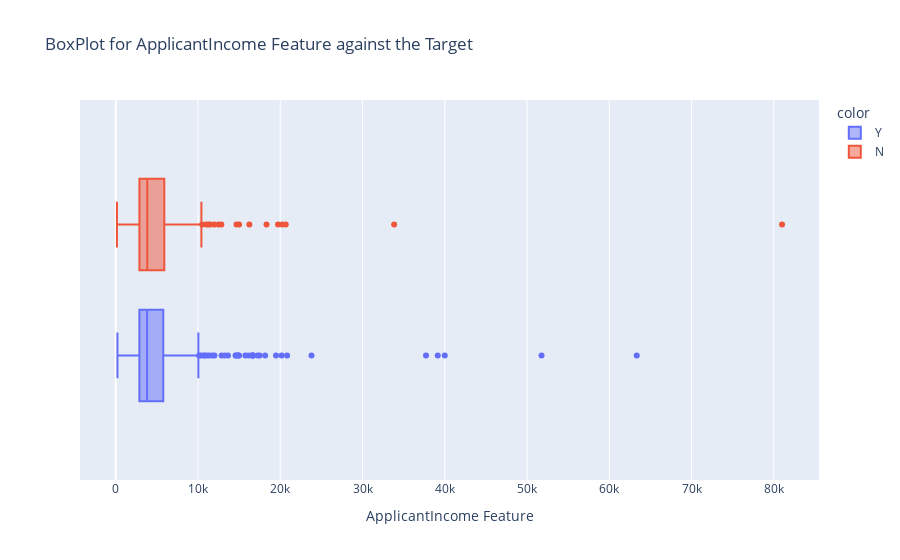
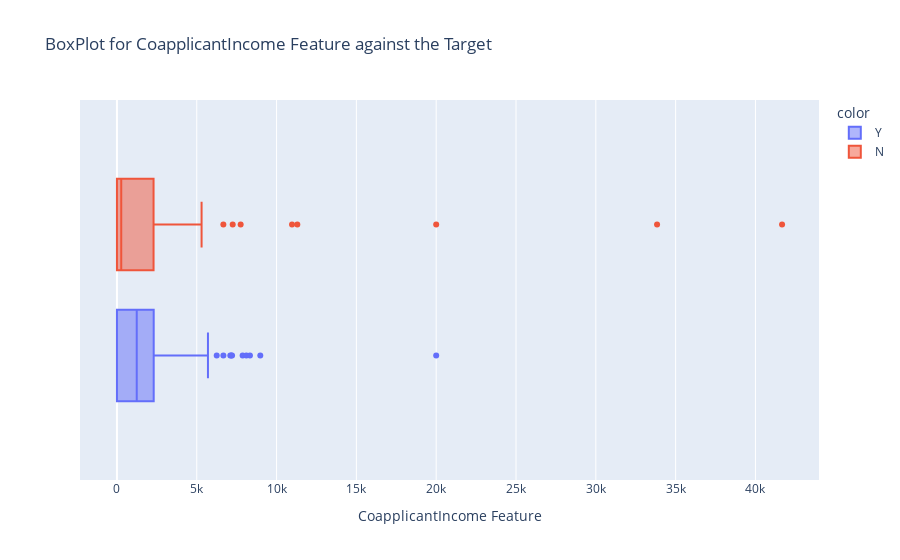
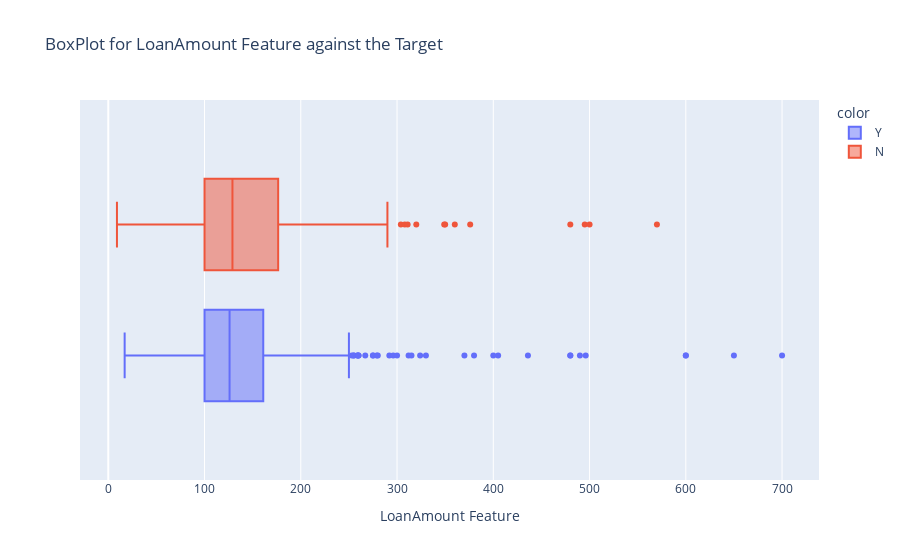
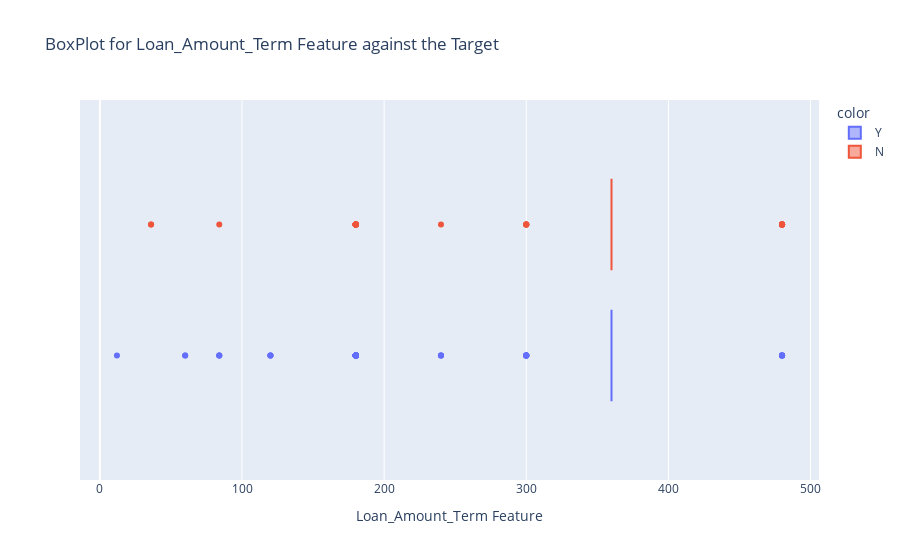

The cell these charts' notebook holds for them, in order:
### Code cell
# Select features to plot
plot_cols = ['ApplicantIncome', 'CoapplicantIncome', 'LoanAmount','Loan_Amount_Term']

# Plot numeric features against target
plt.Figure(figsize=(3,4))
for col in plot_cols:
    fig = px.box(data_frame=df[plot_cols], x=col, color=df['Loan_Status'], title=f'BoxPlot for {col} Feature against the Target')
    fig.update_layout(xaxis_title=f'{col} Feature')
    fig.show()

### Figure 1 — Plotly figure (JSON) as saved in the notebook; plotly's stock layout.template omitted (floating-point values rounded to 4 significant figures; data arrays with more than 128 entries replaced by an {"elided": "..."} marker saying what was removed)
{"data": [{"alignmentgroup": "True", "hovertemplate": "color=Y<br>ApplicantIncome=%{x}<extra></extra>", "legendgroup": "Y", "marker": {"color": "#636efa"}, "name": "Y", "notched": false, "offsetgroup": "Y", "orientation": "h", "showlegend": true, "type": "box", "x": {"elided": "422 int values"}, "x0": " ", "xaxis": "x", "y0": " ", "yaxis": "y"}, {"alignmentgroup": "True", "hovertemplate": "color=N<br>ApplicantIncome=%{x}<extra></extra>", "legendgroup": "N", "marker": {"color": "#EF553B"}, "name": "N", "notched": false, "offsetgroup": "N", "orientation": "h", "showlegend": true, "type": "box", "x": {"elided": "192 int values"}, "x0": " ", "xaxis": "x", "y0": " ", "yaxis": "y"}], "layout": {"boxmode": "group", "legend": {"title": {"text": "color"}, "tracegroupgap": 0}, "title": {"text": "BoxPlot for ApplicantIncome Feature against the Target"}, "xaxis": {"anchor": "y", "domain": [0, 1], "title": {"text": "ApplicantIncome Feature"}}, "yaxis": {"anchor": "x", "domain": [0, 1]}}}

### Figure 2 — Plotly figure (JSON) as saved in the notebook; plotly's stock layout.template omitted (floating-point values rounded to 4 significant figures; data arrays with more than 128 entries replaced by an {"elided": "..."} marker saying what was removed)
{"data": [{"alignmentgroup": "True", "hovertemplate": "color=Y<br>CoapplicantIncome=%{x}<extra></extra>", "legendgroup": "Y", "marker": {"color": "#636efa"}, "name": "Y", "notched": false, "offsetgroup": "Y", "orientation": "h", "showlegend": true, "type": "box", "x": {"elided": "422 float values"}, "x0": " ", "xaxis": "x", "y0": " ", "yaxis": "y"}, {"alignmentgroup": "True", "hovertemplate": "color=N<br>CoapplicantIncome=%{x}<extra></extra>", "legendgroup": "N", "marker": {"color": "#EF553B"}, "name": "N", "notched": false, "offsetgroup": "N", "orientation": "h", "showlegend": true, "type": "box", "x": {"elided": "192 int values"}, "x0": " ", "xaxis": "x", "y0": " ", "yaxis": "y"}], "layout": {"boxmode": "group", "legend": {"title": {"text": "color"}, "tracegroupgap": 0}, "title": {"text": "BoxPlot for CoapplicantIncome Feature against the Target"}, "xaxis": {"anchor": "y", "domain": [0, 1], "title": {"text": "CoapplicantIncome Feature"}}, "yaxis": {"anchor": "x", "domain": [0, 1]}}}

### Figure 3 — Plotly figure (JSON) as saved in the notebook; plotly's stock layout.template omitted (floating-point values rounded to 4 significant figures; data arrays with more than 128 entries replaced by an {"elided": "..."} marker saying what was removed)
{"data": [{"alignmentgroup": "True", "hovertemplate": "color=Y<br>LoanAmount=%{x}<extra></extra>", "legendgroup": "Y", "marker": {"color": "#636efa"}, "name": "Y", "notched": false, "offsetgroup": "Y", "orientation": "h", "showlegend": true, "type": "box", "x": {"elided": "422 int values"}, "x0": " ", "xaxis": "x", "y0": " ", "yaxis": "y"}, {"alignmentgroup": "True", "hovertemplate": "color=N<br>LoanAmount=%{x}<extra></extra>", "legendgroup": "N", "marker": {"color": "#EF553B"}, "name": "N", "notched": false, "offsetgroup": "N", "orientation": "h", "showlegend": true, "type": "box", "x": {"elided": "192 int values"}, "x0": " ", "xaxis": "x", "y0": " ", "yaxis": "y"}], "layout": {"boxmode": "group", "legend": {"title": {"text": "color"}, "tracegroupgap": 0}, "title": {"text": "BoxPlot for LoanAmount Feature against the Target"}, "xaxis": {"anchor": "y", "domain": [0, 1], "title": {"text": "LoanAmount Feature"}}, "yaxis": {"anchor": "x", "domain": [0, 1]}}}

### Figure 4 — Plotly figure (JSON) as saved in the notebook; plotly's stock layout.template omitted (floating-point values rounded to 4 significant figures; data arrays with more than 128 entries replaced by an {"elided": "..."} marker saying what was removed)
{"data": [{"alignmentgroup": "True", "hovertemplate": "color=Y<br>Loan_Amount_Term=%{x}<extra></extra>", "legendgroup": "Y", "marker": {"color": "#636efa"}, "name": "Y", "notched": false, "offsetgroup": "Y", "orientation": "h", "showlegend": true, "type": "box", "x": {"elided": "422 int values"}, "x0": " ", "xaxis": "x", "y0": " ", "yaxis": "y"}, {"alignmentgroup": "True", "hovertemplate": "color=N<br>Loan_Amount_Term=%{x}<extra></extra>", "legendgroup": "N", "marker": {"color": "#EF553B"}, "name": "N", "notched": false, "offsetgroup": "N", "orientation": "h", "showlegend": true, "type": "box", "x": {"elided": "192 int values"}, "x0": " ", "xaxis": "x", "y0": " ", "yaxis": "y"}], "layout": {"boxmode": "group", "legend": {"title": {"text": "color"}, "tracegroupgap": 0}, "title": {"text": "BoxPlot for Loan_Amount_Term Feature against the Target"}, "xaxis": {"anchor": "y", "domain": [0, 1], "title": {"text": "Loan_Amount_Term Feature"}}, "yaxis": {"anchor": "x", "domain": [0, 1]}}}
